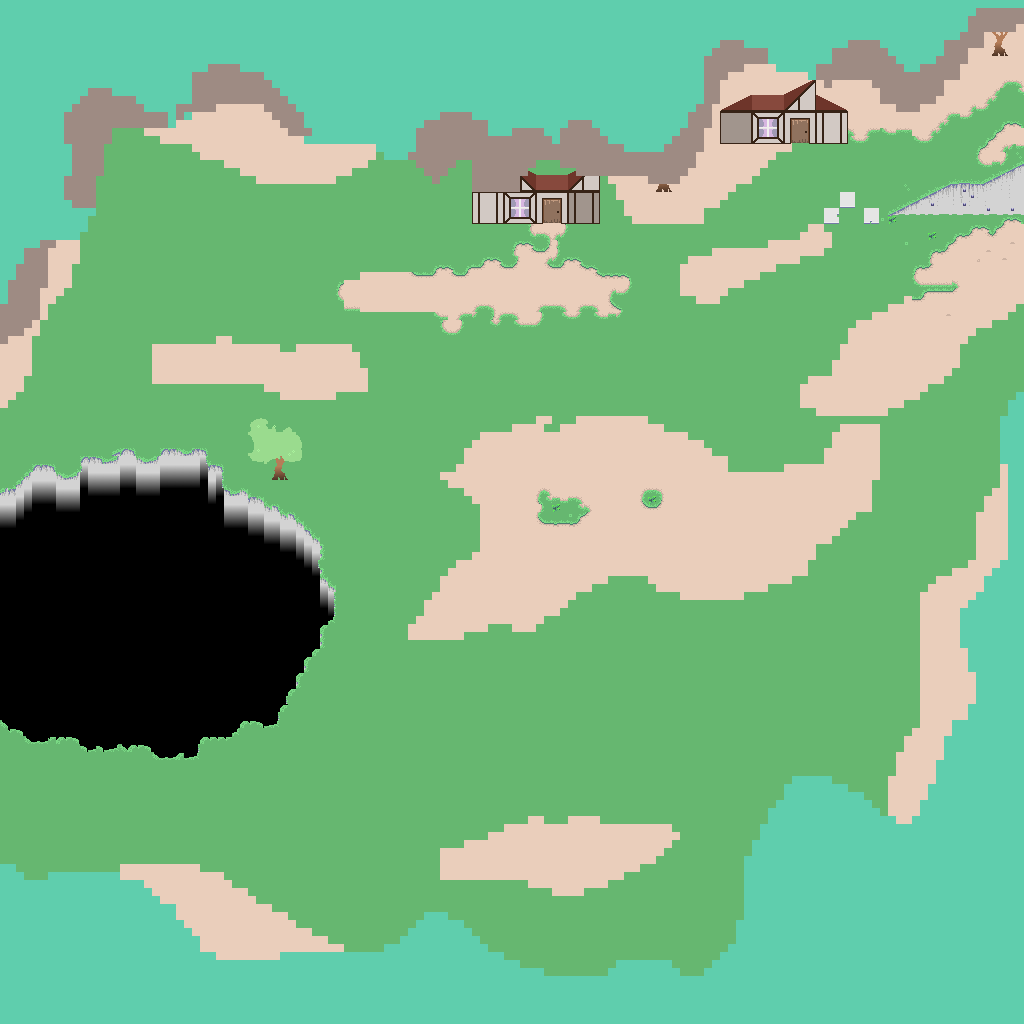

A 2D game scene composited from a Tiled map and its tileset images. What follows is a short description and the map's XML, with each tile layer's data collapsed to a summary:
An orthogonal 128x128 tile map with 8x8 px tiles, 6 tile layers (Back Gradients, Background, Mid Background, Mid Foreground, ...) and 6 objects (Player, Door).

<map version="1.0" tiledversion="2017.09.13" orientation="orthogonal" renderorder="right-down" width="128" height="128" tilewidth="8" tileheight="8" infinite="0" nextobjectid="12">
 <tileset firstgid="1" source="../../bin/DesktopGL/x86/Debug/Content/Maps/Tiles_1.tsx" />
 <layer name="Back Gradients" width="128" height="128">
  <data>[16384 cells, 126 non-empty, 3 distinct tile ids]</data>
 </layer>
 <layer name="Background" width="128" height="128">
  <data>[16384 cells, 15189 non-empty, 82 distinct tile ids]</data>
 </layer>
 <layer name="Mid Background" width="128" height="128">
  <data>[16384 cells, 73 non-empty, 47 distinct tile ids]</data>
 </layer>
 <layer name="Mid Foreground" width="128" height="128">
  <data>[16384 cells, 261 non-empty, 163 distinct tile ids]</data>
 </layer>
 <layer name="Very top" width="128" height="128">
  <data>[16384 cells, 4574 non-empty, 17 distinct tile ids]</data>
 </layer>
 <layer name="Very Very Top" width="128" height="128">
  <data>[16384 cells, 4 non-empty, 2 distinct tile ids]</data>
 </layer>
 <objectgroup name="Object">
  <object id="3" type="Player" x="1020.5" y="91" />
  <object id="5" x="1024" y="0" width="8" height="1024" />
  <object id="6" x="0" y="1024" width="1032" height="8" />
  <object id="7" x="-8" y="0" width="8" height="1032" />
  <object id="10" x="-8" y="-8" width="1040" height="8" />
  <object id="11" type="Door" x="1016" y="0" width="8" height="1024">
   <properties>
    <property name="Door" value="Demo 18 348" />
    <property name="is_sensor" type="bool" value="true" />
   </properties>
  </object>
 </objectgroup>
</map>
